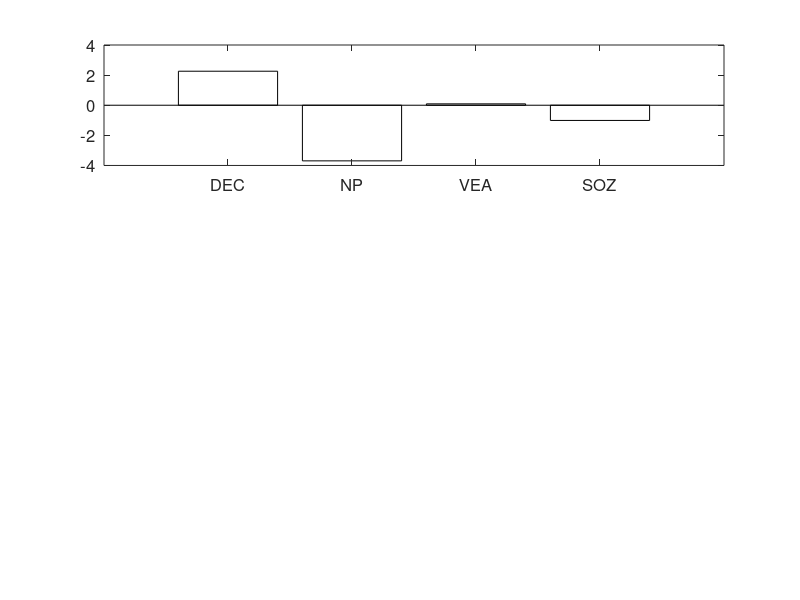

Recreate this plot in MATLAB. (Note: this script raises an error after producing the figure.)
% STReEF07_tables
% make figures with data gathered from statistics in R
% author: Susanne Jelsma 
% date:  feb 2024

%linear mixed model
data_llm1 = [2.259;-3.695;0.091;-1.010]; %11 subj Degree Structural Connectivity ~ 1 * ß0+ Degree Effective Connectivity * ßDEC+ Node Proximity * ßNP + Volume Electrode Area * ßVEA + Seizure Onset Zone nodes * ßSOZ + (1 * ß0 | Subject)Degree Structural Connectivity ~ 1 * ß0+ Degree Effective Connectivity * ßDEC+ Node Proximity * ßNP + Volume Electrode Area * ßVEA + Seizure Onset Zone nodes * ßSOZ + (1 * ß0 | Subject)
data_llm2 = [2.258;-3.7;NaN;-1.010];
data_llm3 = [2.190;-3.585;NaN;NaN];
data_all = [2.425;-4.009;NaN;NaN];
stat_tresh = 1.647131;
stat_tresh_min = -1.647131;

color = [204/250 37/250 41/250]; %red
clbar = [128/250 133/250 133/250]; %grey

f1 = figure(1);
ylabel('Test statistic T linear multilevel model')

subplot(3,1,1)
bar(data_llm1,'w')
set(gca, 'XTickLabel',[{'DEC'} {'NP'} {'VEA'} {'SOZ'}])
ylim([-4,4])
set(gca, 'FontSize',12) %12
yline(stat_tresh, Color=color,LineWidth=1.5)
yline(stat_tresh_min, Color=color,LineWidth=1.5)

subplot(3,1,2)
bar(data_llm2,'w')
set(gca, 'XTickLabel',[{'DEC'} {'NP'} {'VEA'} {'SOZ'}])
ylim([-4,4])
set(gca, 'FontSize',12) %12
yline(stat_tresh, Color=color,LineWidth=1.5)
yline(stat_tresh_min, Color=color,LineWidth=1.5)

subplot(3,1,3)
bar(data_all,'w')
set(gca, 'XTickLabel',[{'DEC'} {'NP'} {'VEA'} {'SOZ'}])
ylim([-4,4])
set(gca, 'FontSize',12) %12
yline(stat_tresh, Color=color,LineWidth=1.5)
yline(stat_tresh_min, Color=color,LineWidth=1.5)

saveas(f1,'lmm2','epsc') % save the figure for further processing with Adobe Illustrator
clear clbar color data_all data_llm1 data_llm2 data_llm3 f1 stat_tresh stat_tresh_min
%%
%jaccard index
pt = 1:13;
JI_exp= [0.14;0.14;0.23;0.10;0.19;0.08;0.05;0.15;0.05;0.08;0.20;0.06;0.07];
JI_obsv = [0.19;0.26;0.38;0.18;0.37;0.27;0.17;0.28;0.22;0.19;0.30;0.23;0.25];

f1= figure(1);
s = scatter(pt,JI_exp,300,'LineWidth', 1.8); 
color = [0.99 0.38 0.22];
s.MarkerEdgeColor = color;
s.Marker = '_'; % markers(subj);

hold on
s2 = scatter(pt,JI_obsv,300,'LineWidth', 1.8); 
color = [0.99 0.38 0.22]; % orange
s2.MarkerEdgeColor = color;
s2.Marker = '.'; % markers(subj);


xlim([0,13])
ylim([0,1])

set(gca, 'XTick',1:13)%numelxt
set(gca, 'YTick',[0,0.5,1])%numelxt

set(gca, 'FontSize',16) %12

ylabel('Jaccard Index')
xlabel('Patient')
legend(' Expected Jaccard Index', ' Observed Jaccard Index','FontSize',16)
saveas(f1,'Jaccard Index','epsc') % save the figure for further processing with Adobe Illustrator

clear pt JI_exp JI_obsv color sw s f1 s2